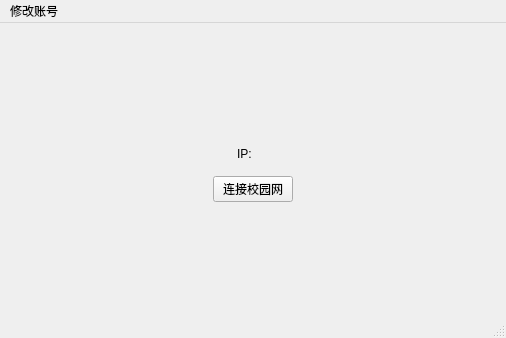
<?xml version="1.0" encoding="UTF-8"?>
<ui version="4.0">
 <class>MainWindow</class>
 <widget class="QMainWindow" name="MainWindow">
  <property name="geometry">
   <rect>
    <x>0</x>
    <y>0</y>
    <width>506</width>
    <height>338</height>
   </rect>
  </property>
  <property name="windowTitle">
   <string>校园网</string>
  </property>
  <widget class="QWidget" name="centralwidget">
   <layout class="QVBoxLayout" name="verticalLayout" stretch="1,0,0,1">
    <item>
     <spacer name="verticalSpacer">
      <property name="orientation">
       <enum>Qt::Vertical</enum>
      </property>
      <property name="sizeHint" stdset="0">
       <size>
        <width>20</width>
        <height>40</height>
       </size>
      </property>
     </spacer>
    </item>
    <item alignment="Qt::AlignHCenter">
     <widget class="QWidget" name="widget" native="true">
      <property name="sizePolicy">
       <sizepolicy hsizetype="Preferred" vsizetype="Preferred">
        <horstretch>0</horstretch>
        <verstretch>0</verstretch>
       </sizepolicy>
      </property>
      <layout class="QHBoxLayout" name="horizontalLayout" stretch="0,0">
       <item alignment="Qt::AlignHCenter">
        <widget class="QLabel" name="label">
         <property name="sizePolicy">
          <sizepolicy hsizetype="Fixed" vsizetype="Preferred">
           <horstretch>0</horstretch>
           <verstretch>0</verstretch>
          </sizepolicy>
         </property>
         <property name="text">
          <string>IP: </string>
         </property>
        </widget>
       </item>
       <item>
        <widget class="QLabel" name="ip">
         <property name="sizePolicy">
          <sizepolicy hsizetype="Preferred" vsizetype="Preferred">
           <horstretch>0</horstretch>
           <verstretch>0</verstretch>
          </sizepolicy>
         </property>
         <property name="text">
          <string/>
         </property>
        </widget>
       </item>
      </layout>
     </widget>
    </item>
    <item alignment="Qt::AlignHCenter">
     <widget class="QPushButton" name="pushButton">
      <property name="sizePolicy">
       <sizepolicy hsizetype="Fixed" vsizetype="Fixed">
        <horstretch>0</horstretch>
        <verstretch>0</verstretch>
       </sizepolicy>
      </property>
      <property name="text">
       <string>连接校园网</string>
      </property>
     </widget>
    </item>
    <item>
     <spacer name="verticalSpacer_2">
      <property name="orientation">
       <enum>Qt::Vertical</enum>
      </property>
      <property name="sizeHint" stdset="0">
       <size>
        <width>20</width>
        <height>40</height>
       </size>
      </property>
     </spacer>
    </item>
   </layout>
  </widget>
  <widget class="QStatusBar" name="statusbar"/>
  <widget class="QMenuBar" name="menuBar">
   <property name="geometry">
    <rect>
     <x>0</x>
     <y>0</y>
     <width>506</width>
     <height>26</height>
    </rect>
   </property>
   <widget class="QMenu" name="menu">
    <property name="title">
     <string>修改账号</string>
    </property>
    <addaction name="modify_account"/>
   </widget>
   <addaction name="menu"/>
  </widget>
  <action name="first_account">
   <property name="text">
    <string>第一页面</string>
   </property>
  </action>
  <action name="second_account">
   <property name="text">
    <string>第二页面</string>
   </property>
  </action>
  <action name="modify_account">
   <property name="text">
    <string>修改账号信息</string>
   </property>
   <property name="toolTip">
    <string>修改账号信息</string>
   </property>
  </action>
 </widget>
 <resources/>
 <connections>
  <connection>
   <sender>pushButton</sender>
   <signal>clicked()</signal>
   <receiver>MainWindow</receiver>
   <slot>click()</slot>
   <hints>
    <hint type="sourcelabel">
     <x>298</x>
     <y>193</y>
    </hint>
    <hint type="destinationlabel">
     <x>505</x>
     <y>337</y>
    </hint>
   </hints>
  </connection>
 </connections>
 <slots>
  <slot>click()</slot>
 </slots>
</ui>
